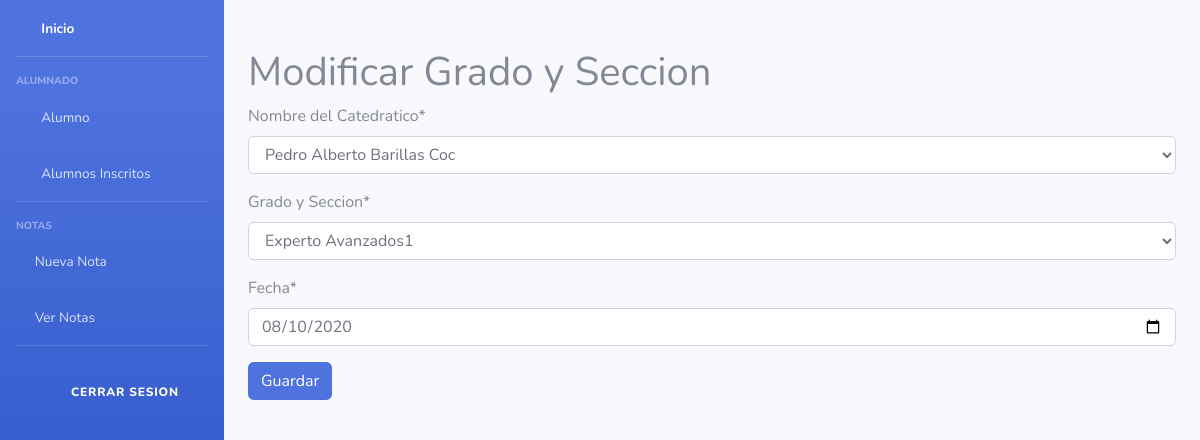
Page /modificarAsigProfesor/2/ on the committed database.
### Models/Contrato/models.py (models this page shows)
class Contrato(models.Model):
    id_contrato = models.AutoField(primary_key=True)
    fecha = models.DateField()
    catedratico_id_catedratico = models.ForeignKey(Catedratico, on_delete=models.CASCADE)
    nivel_id_nivel = models.ForeignKey(Nivel, on_delete=models.CASCADE)

### Models/Contrato/views.py (the view)
# urls.py: path("modificarAsigProfesor/<id>/", formularioProfesorView.modificar_profesor, name="modificarProfesor"),
    def modificar_profesor(request, id):
        modificarRegistro = Contrato.objects.get(id_contrato=id)
        data = {
            'form': formContrato(instance=modificarRegistro)
        }
        if request.method == 'POST':
            formulario = formContrato(data=request.POST, instance=modificarRegistro)
            if formulario.is_valid():
                formulario.save()
                data['mensaje'] = "modificacion correcta"
                data['form'] = formulario
        return render(request, 'modificar_asignacion_profesor.html', data)

### Models/Contrato/forms.py
class formContrato(ModelForm):
    class Meta:
        model = Contrato
        fields = [
            'catedratico_id_catedratico',
            'nivel_id_nivel',
            'fecha'
        ]
        labels = {
            'fecha': 'Fecha',
            'catedratico_id_catedratico': 'Nombre del Catedratico',
            'nivel_id_nivel': 'Grado y Seccion',
        }
        widgets = {
            "fecha": DateInput(attrs={'type': 'date'}),
        }

### Models/Contrato/models.py (called while the page is built)
    def __str__(self):
        return '{} {}'.format(self.nombre, self.apellido)

### Models/Nivel/models.py (called while the page is built)
    def __str__(self):
        return '{}'.format(self.nombre_grado)

    def __str__(self):
        return '{} {}'.format(self.grado_id_grado,self.nombre_nivel)

### Templates/modificar_asignacion_profesor.html (shortened to what this page needs)
{% extends 'nabvar.html' %}
{% load crispy_forms_tags %}
{% block content %}
<div class="container-fluid">
  <div id="content-wrapper" class="d-flex flex-column">
    <h1> Modificar Grado y Seccion </h1>
    <form method="POST" >
        {{ form|crispy}}
            <button type="submit" class="btn btn-primary">Guardar</button>
    </form>
    </div>
</div>
{% endblock %}

### rows in the picture
Contrato: catedratico_id_catedratico "Pedro Alberto Barillas Coc", nivel_id_nivel "Experto Avanzados1", fecha "08/10/2020"
